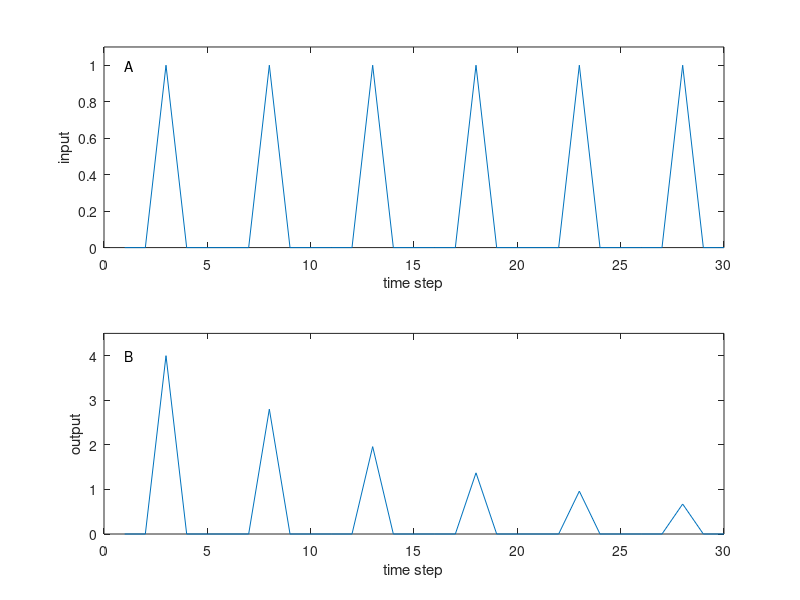

Write the MATLAB code that produced this figure.
% This script sets up a very simple simulation of habituation
% of the Aplysia gill withdrawal reflex. 

% The size of the output (B) decreases with each input (A)

function main
  startWeight = 4;
  weigthDecrement = 0.7;
  pulse = [0 0 1 0 0];

  inputPulses = [pulse pulse pulse pulse pulse pulse];

  [_ numberOfPulses] = size(inputPulses);

  outputPulses = zeros(1, numberOfPulses);

  weight = startWeight;

  for t = 1:numberOfPulses,
    outputPulses(t) = weight * inputPulses(t); % find the output 
      
    if inputPulses(t) > 0, % the input is present
      weight = weight * weigthDecrement;
    end
  end

  clf % clear the plotting window

  subplot(211) % set up the top subplot
  plotInput(inputPulses, numberOfPulses)

  subplot(212) % set up the bottom subplot
  plotOutput(outputPulses, numberOfPulses, startWeight)
endfunction

function plotInput (inputPulses, numberOfPulses)
  plot(inputPulses) % plot out the input time series
  axis([0 numberOfPulses 0 1.1]) % reset the axis limits
  xlabel('time step') % label the x axis
  ylabel('input') % label the y asis
  text(1,1,'A') % place the letter A near the top-left
endfunction

function plotOutput(outputPulses, numberOfPulses, startWeight)
  plot(outputPulses) % plot our the output time series
  axis([0 numberOfPulses 0 startWeight+0.5]) % reset the axis limits
  xlabel('time step') % label the x axis
  ylabel('output') % label the y axis
  text(1,4,'B') % place the letter B near the top-left
endfunction

main()
